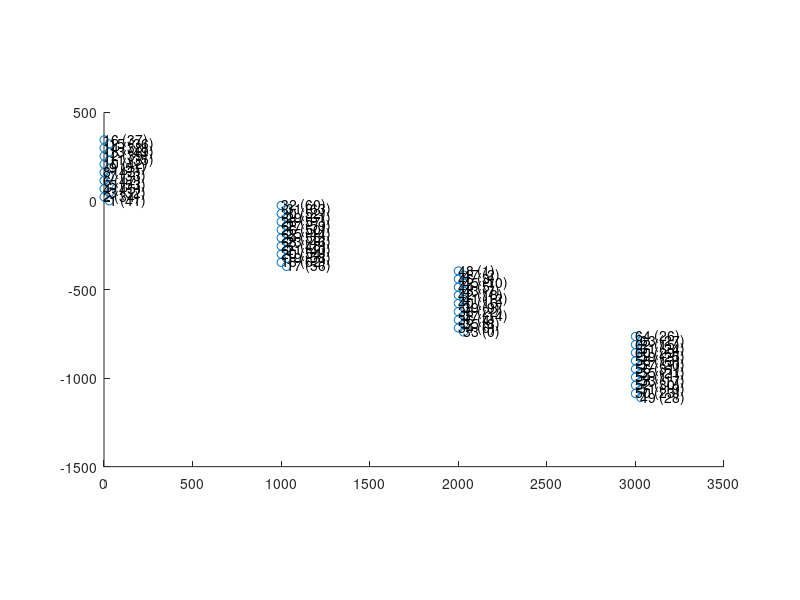
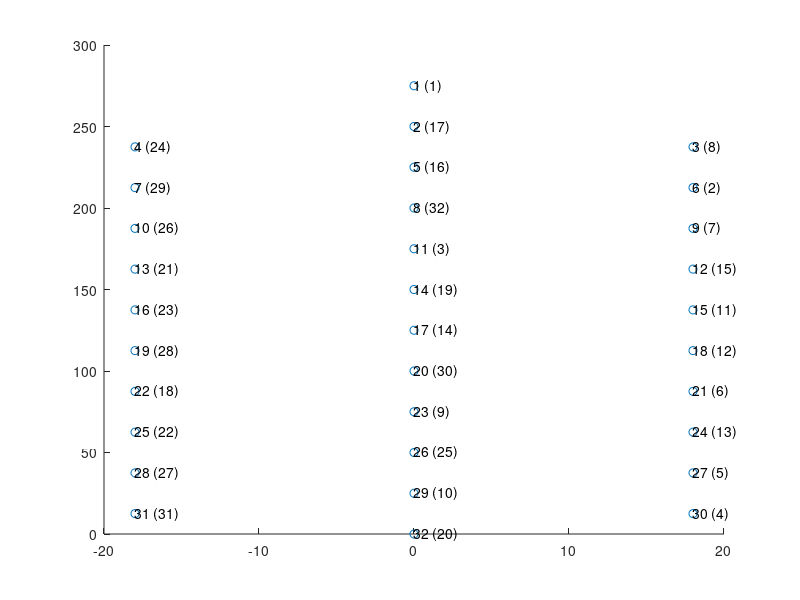
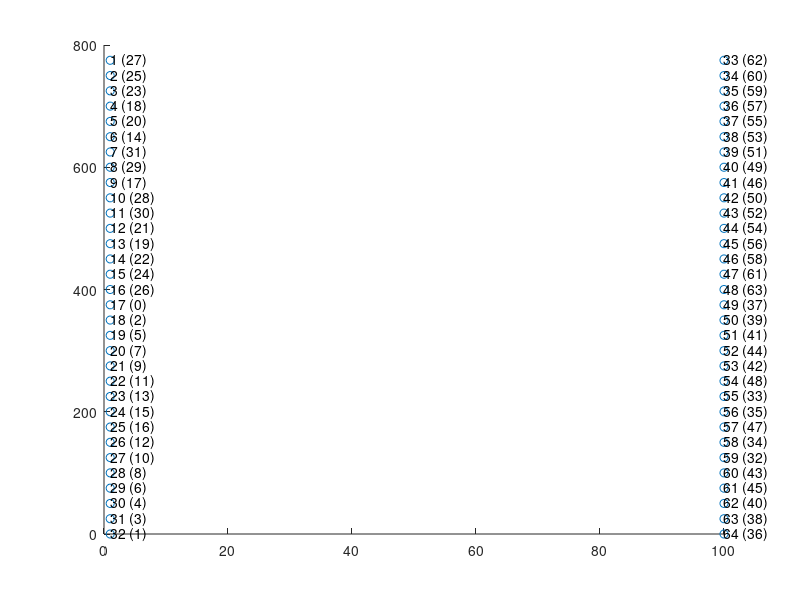
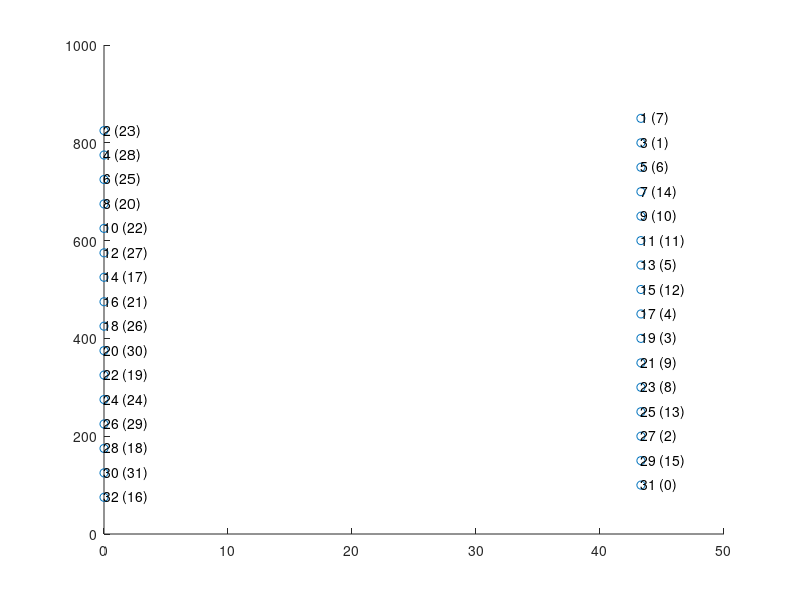

These figures' MATLAB source, in order:
%% GENERATE MAPS FOR KILOSORT (I THINK THIS IS FOR VISUALIZATION PURPOSES ONLY)




%% NeuronexusA4x16-Poly2, intan

kiloSortInds = [6 8 10 12 14 16 4 2 1 3 15 13 11 9 7 5 22 24 26 28 30 32 20 18 17 19 31 29 27 25 23 21 38 40 42 44 46 48 36 34 33 35 47 45 43 41 39 37 54 56 58 60 62 64 52 50 49 51 63 61 59 57 55 53];
intanInds = [47 43 42 39 38 37 45 34 41 32 36 49 35 51 33 53 48 55 50 57 52 60 54 62 56 58 63 61 59 44 46 40 22 16 18 5 3 1 4 6 0 8 2 10 7 12 9 14 11 31 13 29 15 26 30 23 28 19 27 24 25 20 21 17] + 1;
channelNum_OpenEphys = [42 35 33 46 54 48 34 44 52 43 36 40 50 39 37 38 57 63 59 55 41 49 47 56 45 51 60 58 62 53 64 61 1 7 9 5 15 23 10 17 13 19 8 6 11 4 3 2 29 24 20 31 18 12 22 32 21 14 26 30 25 16 28 27];

% get desired site locations map
shankSeparation = 1000;
siteLocations = nan(16, 2); % start with one shank, then replicate after
siteLocations(2:2:16,:) = cat(2, zeros(8,1), (0:46:46*7)'+23); % first column of leftmost shank
siteLocations(1:2:15,:) = cat(2, ones(8,1)*30, (0:46:46*7)'); % second column of leftmost shank

siteLocations = repmat(siteLocations,4,1);
siteLocations(:,1) = siteLocations(:,1) + repelem(0:3,16)'.*shankSeparation;


siteLocations(17:32, 2) = siteLocations(17:32, 2) - 370; 
siteLocations(33:48, 2) = siteLocations(33:48, 2) - 370*2;
siteLocations(49:64, 2) = siteLocations(49:64, 2) - 370*3;






% apply channel mapping to site locations
siteLocationsRemapped = nan(size(siteLocations));
for i = 1:64
    shankLocation = siteLocations(kiloSortInds(i),:);
    siteLocationsRemapped(intanInds(i),:) = shankLocation;
end


Nchannels = 64;
connected = true(Nchannels, 1);
chanMap   = 1:Nchannels;
chanMap0ind = chanMap - 1;
xcoords   = siteLocationsRemapped(:,1);
ycoords   = siteLocationsRemapped(:,2);
kcoords_1   = repmat(1, 16, 1);
kcoords_2   = repmat(2, 16, 1);
kcoords_3   = repmat(3, 16, 1);
kcoords_4   = repmat(4, 16, 1);
kcoords = [kcoords_1; kcoords_2; kcoords_3; kcoords_4]; % grouping of channels (i.e. tetrode groups)
% grouping of channels (i.e. tetrode groups)
fs = 30000; % sampling frequency


% probe BDFD // original mapping
save('Z:\obstacleData\ephys\channelMaps\kilosort\BDFD.mat', ...
    'chanMap','connected', 'xcoords', 'ycoords', 'kcoords', 'chanMap0ind', 'fs')
% Z:\obstacleData\ephys\channelMaps\kilosort\forQualityMetricsPlot

% % probe BDFD2 // after right most shank broken
% connected([27 16 30 14 32 12 31 24 28 25 26 21 22 18 20 29]) = false;
% save('Z:\obstacleData\ephys\channelMaps\kilosort\BDFD2.mat', ...
%     'chanMap','connected', 'xcoords', 'ycoords', 'kcoords', 'chanMap0ind', 'channelNum_OpenEphys', 'fs')


% visualize final mapping results

scale = 1;

close all; figure('Color', 'white', 'Position', get(0,'ScreenSize'));
scatter(siteLocations(:,1)*scale, siteLocations(:,2)*scale)
for i = 1:size(siteLocations,1)
    text(siteLocations(i,1)*scale, siteLocations(i,2)*scale, [num2str(i) ' (' num2str(intanInds(kiloSortInds==i)-1) ')'])
end
daspect([1 1 1])





%% NeuronexusA1x32Poly3, intan

channelNum_OpenEphys = [1 17 8 24 16 2 29 32 7 26 3 15 21 19 11 23 14 12 28 30 6 18 9 13 22 25 5 27 10 4 31 20];


neuro = [23 25 27 29 31 19 17 21 11 15 13 1 3 5 7 9;
         24 26 28 30 32 20 18 22 12 16 14 2 4 6 8 10];

intan = [23 22 21 20 19 18 17 16 15 14 13 12 11 10 9 8;
         24 25 26 27 28 29 30 31 0 1 2 3 4 5 6 7];
intan = intan+1;
intan = fliplr(intan);


connectorInds = [16 6 5 15 4 7 3 8 2 9 1 10 14 13 12 11 22 21 20 19 23 25 24 18 26 17 27 29 28 31 30 32];
kiloSortInds = [31 28 25 22 19 16 13 10 7 4 32 26 20 14 8 2 1 5 11 17 23 29 3 6 9 12 15 18 21 24 27 30];
intanInds = intan(arrayfun(@(x) find(neuro==x), connectorInds));

% get desired site locations map
siteLocations = nan(32, 2);
siteLocations(4:3:31, :) = cat(2, ones(10,1)*-18, fliplr(12.5 : 25 : (12.5+25*9))'); % xy values for left column
siteLocations([1 2:3:32], :) = cat(2, zeros(12,1), fliplr(0 : 25 : (25*11))'); % xy values for right column
siteLocations(3:3:30, :) = cat(2, ones(10,1)*18, fliplr(12.5 : 25 : (12.5+25*9))'); % xy values for right column


% apply channel mapping to site locations
siteLocationsRemapped = nan(size(siteLocations));
for i = 1:32
    shankLocation = siteLocations(kiloSortInds(i),:);
    siteLocationsRemapped(intanInds(i),:) = shankLocation;
end

% visualize final mapping results
close all; figure('Position', [134 119 400 807]);
scatter(siteLocations(:,1), siteLocations(:,2))
for i = 1:size(siteLocations,1)
    text(siteLocations(i,1), siteLocations(i,2), [num2str(i) ' (' num2str(intanInds(kiloSortInds==i)) ')'])
end


Nchannels = 32;
connected = true(Nchannels, 1);
chanMap   = 1:Nchannels;
chanMap0ind = chanMap - 1;
xcoords   = siteLocationsRemapped(:,1);
ycoords   = siteLocationsRemapped(:,2);
kcoords   = ones(Nchannels,1); % grouping of channels (i.e. tetrode groups)
fs = 30000; % sampling frequency

% % probe C6CE
% save('Z:\obstacleData\ephys\channelMaps\kilosort\C6CE.mat', ...
%     'chanMap', 'channelNum_OpenEphys', 'connected', 'xcoords', 'ycoords', 'kcoords', 'chanMap0ind', 'fs')

% probe D55F // nine sites defective?
connected([18 28 14 9 10 2 7 15 11]) = false;
save('Z:\obstacleData\ephys\channelMaps\kilosort\D55F.mat', ...
    'chanMap', 'channelNum_OpenEphys', 'connected', 'xcoords', 'ycoords', 'kcoords', 'chanMap0ind', 'fs')

%% NeuroCambridge ASSY-H2 (32 channel per shank*2)

% channelNum_OpenEphys is the order of openephys output .continuous files reflecting the
% real physical location of the sites on the probe. First 32 is shankA and
% 33-64 is shankB (refer to the cambridge neurotech map instruction)..
channelNum_OpenEphys = [28 26 24 19 21 15 32 30 18 29 31 22 20 23 25 27 1 3 6 8 10 12 14 16 17 13 11 9 7 5 4 2 63 61 60 58 56 54 52 50 47 51 53 55 57 59 62 64 38 40 42 45 43 49 34 36 48 35 33 44 46 41 39 37];
                    
channelNum_OpenEphys_shank1 = [28 26 24 19 21 15 32 30 18 29 31 22 20 23 25 27 1 3 6 8 10 12 14 16 17 13 11 9 7 5 4 2 ];
channelNum_OpenEphys_shank2 = [63 61 60 58 56 54 52 50 47 51 53 55 57 59 62 64 38 40 42 45 43 49 34 36 48 35 33 44 46 41 39 37];

y = [775:-25:0]'; % y coordinates for both shanks.
x_shank1 = repmat(1, 32, 1); % x coordinates for shankA.
x_shank2 = repmat(100, 32, 1); % x coordinates for shankB.
x = [x_shank1 x_shank2]; % x coordinates for both shanks.
sitaLocation_shank1 = [x_shank1 y];
siteLocation_shank2 = [x_shank2 y];
siteLocation = [sitaLocation_shank1; siteLocation_shank2]; % xy coordinates for both shanks.

% plot the probe channel map
figure;
scatter(siteLocation(:,1), siteLocation(:,2))
for i = 1:size(siteLocation,1)
    text(siteLocation(i,1), siteLocation(i,2), [num2str(i) ' (' num2str(channelNum_OpenEphys(i)-1) ')']) 
end

% save the channel map for kilosort
kccords_shank1 = ones(32, 1); 
kccords_shank2 = repmat(2, 32, 1); 

Nchannels = 64; 
connected = true(Nchannels, 1); 
chanMap = 1:Nchannels; 
chanMap0ind = chanMap - 1; 

for i = 1:64
    temp = find(channelNum_OpenEphys == i);
    xcoords(i) = siteLocation(temp, 1);
    ycoords(i) = siteLocation(temp, 2);
end

xcoords = xcoords';
ycoords = ycoords';

kcoords   = [kccords_shank1; kccords_shank2]; % grouping of channels (i.e. tetrode groups)
fs = 30000; % sampling frequency

% probe ASSY77
save('Z:\obstacleData\ephys\channelMaps\kilosort\forQualityMetricsPlot\ASSY77.mat', ...
    'chanMap','channelNum_OpenEphys','connected', 'xcoords', 'ycoords', 'kcoords', 'chanMap0ind', 'fs')





%% NeuroNexus A1x32-Ploy2 C585

channelNum_OpenEphys = [8, 24, 2, 29, 7, 26, 15, 21, 11, 23, 12, 28, 6, 18, 13, 22, 5, 27, 4, 31, 10, 20, 9, 25, 14, 30, 3, 19, 16, 32, 1, 17];

y1 = [850:-50:100]';
y2 = [825:-50:75]';
x2 = repmat(0, 16, 1);
x1 = repmat(43.3, 16, 1);

x = [];
y = [];
for i = 1:16
   x = [x; x1(i); x2(i)];
   y = [y; y1(i); y2(i)];
    
end
siteLocation = [x, y];
clear x1 x2 y1 y2


Nchannels = 32; 
connected = true(Nchannels, 1); 
chanMap = 1:Nchannels; 
chanMap0ind = chanMap - 1; 

for i = 1:32
    temp = find(channelNum_OpenEphys == i);
    xcoords(i) = siteLocation(temp, 1);
    ycoords(i) = siteLocation(temp, 2);
end

xcoords = xcoords';
ycoords = ycoords';
kcoords = ones(Nchannels,1);

fs = 30000; % sampling frequency

% plot the probe channel map
figure;
scatter(siteLocation(:,1), siteLocation(:,2))
for i = 1:size(siteLocation,1)
    text(siteLocation(i,1), siteLocation(i,2), [num2str(i) ' (' num2str(channelNum_OpenEphys(i)-1) ')']) 
end


% probe C858
save('Z:\obstacleData\ephys\channelMaps\kilosort\C858.mat', ...
    'chanMap','channelNum_OpenEphys','connected', 'xcoords', 'ycoords', 'kcoords', 'chanMap0ind', 'fs')




